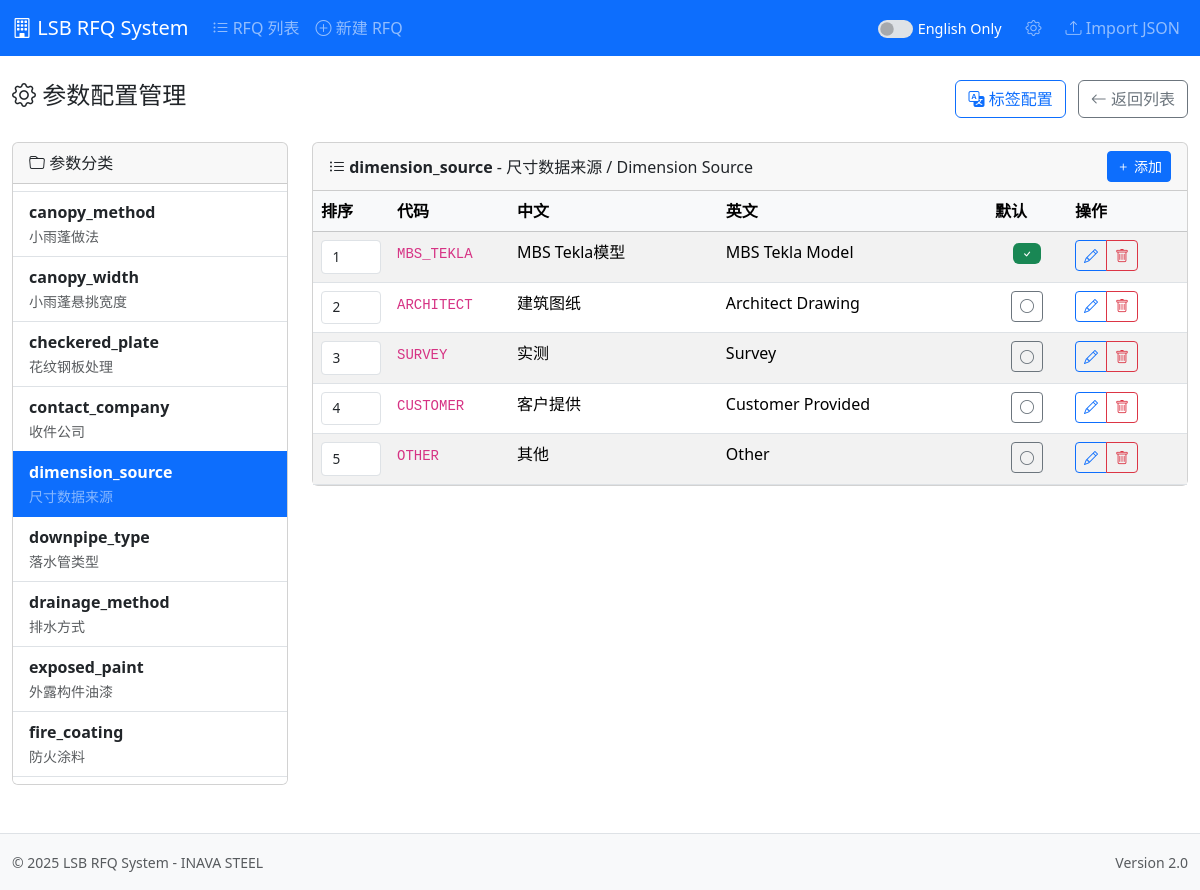
Page /rfq/config.php?config=true&category=dimension_source on the committed database.
### tables this page shows
CREATE TABLE `lsb_rfq_reference` (
  `id` int(10) unsigned NOT NULL AUTO_INCREMENT,
  `category` varchar(50) NOT NULL COMMENT '参数类别代码',
  `category_name` varchar(100) NOT NULL COMMENT '参数类别名称(英文)',
  `category_name_cn` varchar(100) DEFAULT NULL COMMENT '参数类别名称(中文)',
  `code` varchar(50) NOT NULL COMMENT '参数值代码',
  `value_cn` varchar(255) NOT NULL COMMENT '参数值(中文)',
  `value_en` varchar(255) DEFAULT NULL COMMENT '参数值(英文)',
  `unit` varchar(20) DEFAULT NULL COMMENT '单位',
  `sort_order` int(11) DEFAULT 0 COMMENT '排序顺序',
  `is_default` tinyint(1) DEFAULT 0 COMMENT '是否默认值',
  `is_active` tinyint(1) DEFAULT 1 COMMENT '是否启用',
  `parent_id` int(10) unsigned DEFAULT NULL COMMENT '父级ID(用于级联选项)',
  `extra_data` longtext DEFAULT NULL COMMENT '扩展数据' CHECK (json_valid(`extra_data`)),
  `created_at` timestamp NOT NULL DEFAULT current_timestamp(),
  `updated_at` timestamp NOT NULL DEFAULT current_timestamp() ON UPDATE current_timestamp(),
  PRIMARY KEY (`id`),
  UNIQUE KEY `uk_category_code` (`category`,`code`),
  KEY `idx_category` (`category`),
  KEY `idx_code` (`code`),
  KEY `idx_parent` (`parent_id`)
);

### config/database.php (called while the page is built, shortened)
<?php
function getDB() {
    static $pdo = null;
    if ($pdo === null) {
        try {
            $dsn = sprintf(
                "mysql:host=%s;port=%s;dbname=%s;charset=%s",
                DB_HOST, DB_PORT, DB_DATABASE, DB_CHARSET
            );
            $pdo = new PDO($dsn, DB_USERNAME, DB_PASSWORD, [
                PDO::ATTR_ERRMODE => PDO::ERRMODE_EXCEPTION,
                PDO::ATTR_DEFAULT_FETCH_MODE => PDO::FETCH_ASSOC,
                PDO::ATTR_EMULATE_PREPARES => false,
            ]);
        } catch (PDOException $e) {
            die("Database connection failed: " . $e->getMessage());
        }
    }
    return $pdo;
}
function dbQuery($sql, $params = []) {
    $stmt = getDB()->prepare($sql);
    $stmt->execute($params);
    return $stmt->fetchAll();
}

### includes/functions.php (called while the page is built, shortened)
<?php
require_once dirname(__DIR__) . '/config/database.php';
function h($str) {
    return htmlspecialchars($str ?? '', ENT_QUOTES, 'UTF-8');
}

### rfq/config.php (the view, shortened to what this page needs)
<?php
require_once dirname(__DIR__) . '/includes/header.php';
$categories = dbQuery("
    SELECT DISTINCT category, category_name, category_name_cn
    FROM lsb_rfq_reference
    ORDER BY category
");
$currentCategory = isset($_GET['category']) ? $_GET['category'] : '';
$categoryItems = [];
if ($currentCategory) {
    $categoryItems = dbQuery("
        SELECT * FROM lsb_rfq_reference
        WHERE category = ?
        ORDER BY sort_order, id
    ", [$currentCategory]);
}
?>
<div class="row">
    <div class="col-12">
        <div class="d-flex justify-content-between align-items-center mb-4">
            <h4><i class="bi bi-gear"></i> <?php echo $lang === 'en' ? 'Parameter Configuration' : '参数配置管理'; ?></h4>
            <div>
                <a href="/aiforms/rfq/config_labels.php?config=true<?php echo $lang !== 'both' ? '&lang='.$lang : ''; ?>" class="btn btn-outline-primary me-2">
                    <i class="bi bi-translate"></i> <?php echo $lang === 'en' ? 'Labels' : '标签配置'; ?>
                </a>
                <a href="/aiforms/rfq/list.php" class="btn btn-outline-secondary">
                    <i class="bi bi-arrow-left"></i> <?php echo $lang === 'en' ? 'Back to List' : '返回列表'; ?>
                </a>
            </div>
        </div>
        <div class="row">
            <div class="col-md-3">
                <div class="card">
                    <div class="card-header">
                        <i class="bi bi-folder"></i> <?php echo $lang === 'en' ? 'Categories' : '参数分类'; ?>
                    </div>
                    <div class="list-group list-group-flush" id="category-list" style="max-height: 600px; overflow-y: auto;">
                        <?php foreach ($categories as $cat): ?>
                        <a href="?config=true&category=<?php echo urlencode($cat['category']); ?><?php echo $lang !== 'both' ? '&lang='.$lang : ''; ?>"
                           id="cat-<?php echo h($cat['category']); ?>"
                           class="list-group-item list-group-item-action <?php echo $currentCategory === $cat['category'] ? 'active' : ''; ?>"
                           onclick="RefConfig.saveScrollPosition()">
                            <div class="fw-bold"><?php echo h($cat['category']); ?></div>
                            <small class="<?php echo $currentCategory === $cat['category'] ? 'text-white-50' : 'text-muted'; ?>">
                                <?php echo h($cat['category_name_cn']); ?>
                            </small>
                        </a>
                        <?php endforeach; ?>
                    </div>
                </div>
            </div>
            <div class="col-md-9">
                <?php if ($currentCategory): ?>
                <div class="card">
                    <div class="card-header d-flex justify-content-between align-items-center">
                        <span>
                            <i class="bi bi-list-ul"></i>
                            <strong><?php echo h($currentCategory); ?></strong>
                            <?php
                            $catInfo = array_filter($categories, fn($c) => $c['category'] === $currentCategory);
                            $catInfo = reset($catInfo);
                            if ($catInfo): ?>
                            - <?php echo h($catInfo['category_name_cn']); ?> / <?php echo h($catInfo['category_name']); ?>
                            <?php endif; ?>
                        </span>
                        <button type="button" class="btn btn-sm btn-primary" onclick="RefConfig.showAddModal()">
                            <i class="bi bi-plus"></i> <?php echo $lang === 'en' ? 'Add' : '添加'; ?>
                        </button>
                    </div>
                    <div class="card-body p-0">
                        <div class="table-responsive">
                            <table class="table table-hover table-striped mb-0">
                                <thead class="table-light">
                                    <tr>
                                        <th width="60"><?php echo $lang === 'en' ? 'Order' : '排序'; ?></th>
                                        <th width="120"><?php echo $lang === 'en' ? 'Code' : '代码'; ?></th>
                                        <th><?php echo $lang === 'en' ? 'Chinese' : '中文'; ?></th>
                                        <th><?php echo $lang === 'en' ? 'English' : '英文'; ?></th>
                                        <th width="80"><?php echo $lang === 'en' ? 'Default' : '默认'; ?></th>
                                        <th width="120"><?php echo $lang === 'en' ? 'Actions' : '操作'; ?></th>
                                    </tr>
                                </thead>
                                <tbody>
                                    <?php if (empty($categoryItems)): ?>
                                    <tr>
                                        <td colspan="6" class="text-center text-muted py-4">
                                            <?php echo $lang === 'en' ? 'No items found' : '暂无数据'; ?>
                                        </td>
                                    </tr>
                                    <?php else: ?>
                                    <?php foreach ($categoryItems as $item): ?>
                                    <tr data-id="<?php echo $item['id']; ?>">
                                        <td>
                                            <input type="number" class="form-control form-control-sm"
                                                   value="<?php echo h($item['sort_order']); ?>"
                                                   style="width: 60px;"
                                                   onchange="RefConfig.updateSort(<?php echo $item['id']; ?>, this.value)">
                                        </td>
                                        <td><code><?php echo h($item['code']); ?></code></td>
                                        <td><?php echo h($item['value_cn']); ?></td>
                                        <td><?php echo h($item['value_en']); ?></td>
                                        <td class="text-center">
                                            <?php if ($item['is_default']): ?>
                                            <span class="badge bg-success"><i class="bi bi-check"></i></span>
                                            <?php else: ?>
                                            <button type="button" class="btn btn-sm btn-outline-secondary"
                                                    onclick="RefConfig.setDefault(<?php echo $item['id']; ?>)"
                                                    title="Set as default">
                                                <i class="bi bi-circle"></i>
                                            </button>
                                            <?php endif; ?>
                                        </td>
                                        <td>
                                            <div class="btn-group btn-group-sm">
                                                <button type="button" class="btn btn-outline-primary"
                                                        onclick="RefConfig.showEditModal(<?php echo $item['id']; ?>)"
                                                        title="Edit">
                                                    <i class="bi bi-pencil"></i>
                                                </button>
                                                <button type="button" class="btn btn-outline-danger"
                                                        onclick="RefConfig.deleteItem(<?php echo $item['id']; ?>)"
                                                        title="Delete">
                                                    <i class="bi bi-trash"></i>
                                                </button>
                                            </div>
                                        </td>
                                    </tr>
                                    <?php endforeach; ?>
                                    <?php endif; ?>
                                </tbody>
                            </table>
                        </div>
                    </div>
                </div>
                <?php endif; ?>
            </div>
        </div>
    </div>
</div>
<?php require_once dirname(__DIR__) . '/includes/footer.php'; ?>

### assets/css/style.css (style rules this page uses)
:root { --primary-color: #0d6efd; --secondary-color: #6c757d; --success-color: #198754; --warning-color: #ffc107; --danger-color: #dc3545; }
.form-control, .form-select { font-size: 0.85em; padding: 0.35rem 0.65rem; }

### rows in the picture
lsb_rfq_reference: sort_order "1", code "MBS_TEKLA", value_cn "MBS Tekla模型", value_en "MBS Tekla Model", is_default 1 (drawn)
lsb_rfq_reference: sort_order "2", code "ARCHITECT", value_cn "建筑图纸", value_en "Architect Drawing"
lsb_rfq_reference: sort_order "3", code "SURVEY", value_cn "实测", value_en "Survey"
lsb_rfq_reference: sort_order "4", code "CUSTOMER", value_cn "客户提供", value_en "Customer Provided"
lsb_rfq_reference: sort_order "5", code "OTHER", value_cn "其他", value_en "Other"

### other values in the picture
$cat['category'] "canopy_method"
$cat['category_name_cn'] "小雨蓬做法"
$cat['category'] "canopy_width"
$cat['category_name_cn'] "小雨蓬悬挑宽度"
$cat['category'] "checkered_plate"
$cat['category_name_cn'] "花纹钢板处理"
$cat['category'] "contact_company"
$cat['category_name_cn'] "收件公司"
$cat['category'] "dimension_source"
$cat['category_name_cn'] "尺寸数据来源"
$cat['category'] "downpipe_type"
$cat['category_name_cn'] "落水管类型"
$cat['category'] "drainage_method"
$cat['category_name_cn'] "排水方式"
$cat['category'] "exposed_paint"
